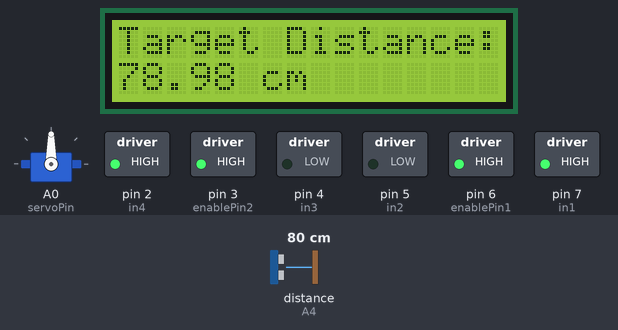
Bench run of a sketch on a simulated Arduino Uno, built with avr-gcc and run on an emulated ATmega328P. On the bench: 16×2 character LCD, servo, switched loads named in the sketch (green lamp = pin HIGH). Wiring (inferred from the names in the program): ultrasonic range finder: trigger A5; echo A4. The test bench sets the inputs (shaded band); at power-on: distance to the obstacle (sensor on A4) 80 cm. The echo pulse lasts 58.3 µs per cm; pins used as bus, display or sensor lines are not drawn.

Above: at 1.2 s.
1.3 s: distance to the obstacle (sensor on A4) set to 2 cm
At 3.5 s:
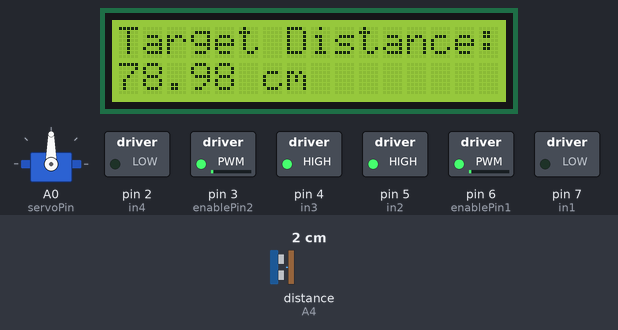
9.8 s: distance to the obstacle (sensor on A4) set to 33 cm
At 12.5 s:
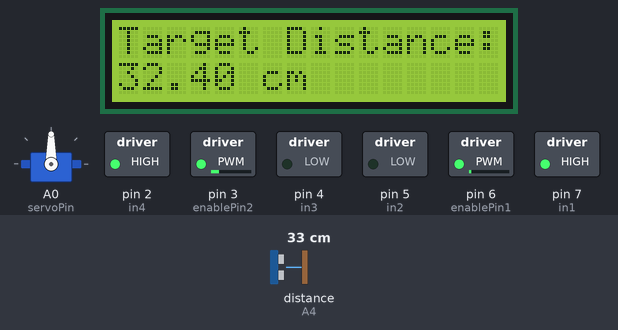
12.8 s: distance to the obstacle (sensor on A4) set to 35 cm
At 14.3 s:
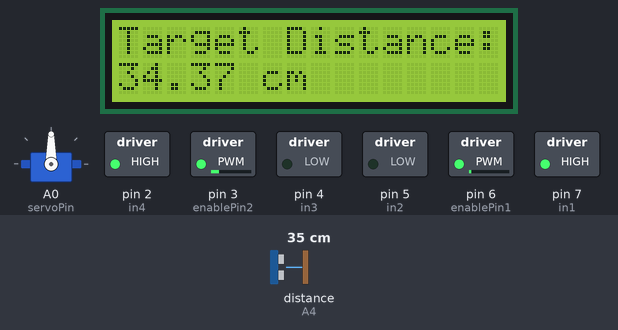
18.8 s: distance to the obstacle (sensor on A4) set to 60 cm
At 20.0 s:
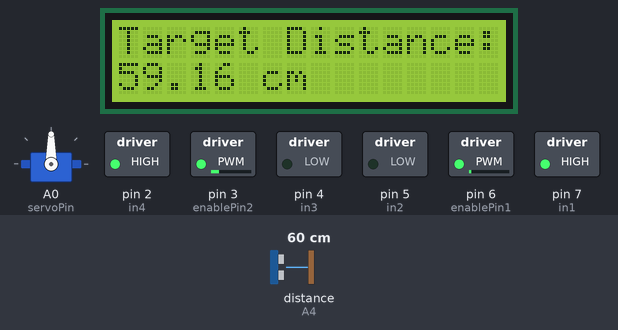
21.8 s: distance to the obstacle (sensor on A4) set to 35 cm
At 22.2 s:
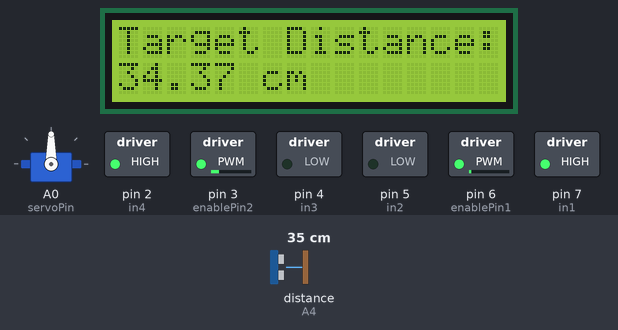
24.8 s: distance to the obstacle (sensor on A4) set to 60 cm
At 25.8 s:
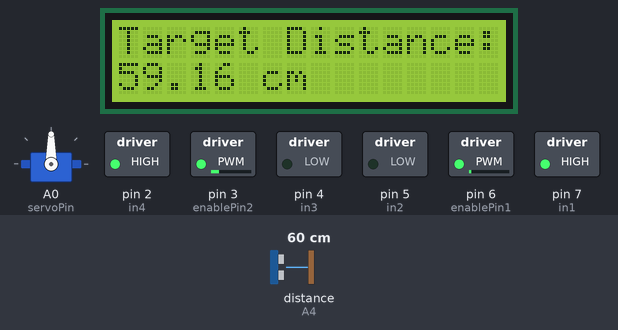
Timing chart, 0 to 27.0 s (numbered marks = the images above; inputs shaded):
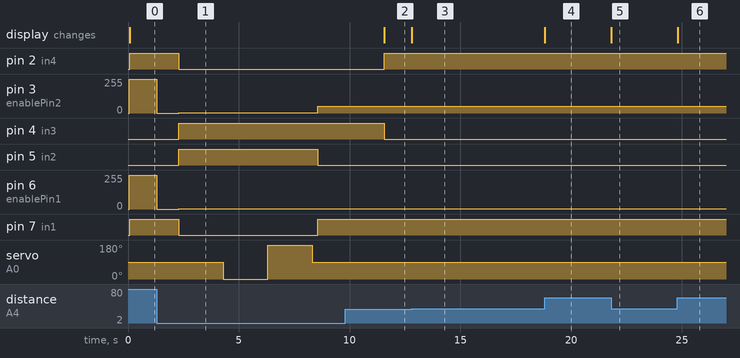

The sketch:

carFast.ino
```cpp
#include <Servo.h>
#include <LiquidCrystal.h>

LiquidCrystal LCD(8,9,10,11,12,13);

//Pins for Sensor
int trigPin = A5;
int echoPin = A4;

//Pin Setup Motor 1
int enablePin1 = 6;
int in1 = 7;
int in2 = 5;

//Pin Setup Motor 2
int enablePin2 = 3;
int in3 = 4;
int in4 = 2;

//Pin Setup Servo
int servoPin = A0;
Servo servoMotor;

float pingTime;
float targetDistance;
float speedOfSound = 0.034;  //cm per microseconds

int leftDistance;
int rightDistance;
void setup() {
  // put your setup code here, to run once:
  Serial.begin(9600);

  //Sensor Pins and LCD
  pinMode(trigPin,OUTPUT);
  pinMode(echoPin, INPUT);
  LCD.begin(16,2);
  LCD.setCursor(0,0);
  LCD.print("Target Distance: ");

  //Motor Pins
  pinMode(enablePin1, OUTPUT);
  pinMode(in1,OUTPUT);
  pinMode(in2,OUTPUT);
  pinMode(enablePin2, OUTPUT);
  pinMode(in3,OUTPUT);
  pinMode(in4,OUTPUT);

  //Servo Pin
  servoMotor.attach(servoPin);
  servoMotor.write(90);

}

void loop() {
  // put your main code here, to run repeatedly:

  analogWrite(trigPin,0);   //Start ranging
  delayMicroseconds(2000);
  analogWrite(trigPin,1023);  //Send high pulse
  delayMicroseconds(15);
  analogWrite(trigPin,0);   //wait for highpulse to return
  delayMicroseconds(10);

  digitalWrite(enablePin1,HIGH);
  digitalWrite(enablePin2,HIGH);


  pingTime = pulseIn(echoPin,HIGH);  //measure time from the pulse

  targetDistance = speedOfSound * pingTime / 2; //find the distance from the object in cm

  //Spin Servor Motor
  if(targetDistance <= 30){
    stopMoving();
    delay(1000);
    moveBackward();
    delay(2000);
    servoMotor.write(0);
    delay(2000);
    rightDistance = getDistance();
    servoMotor.write(180);
    delay(2000);
    leftDistance = getDistance();
    servoMotor.write(90);
    delay(250);
    if(rightDistance > leftDistance){
      turnLeft();
      delay(2000);
    }else{
      turnRight();
      delay(2000);
    }
    delay(1000);
    moveForward();
  }

  LCD.setCursor(0,1);         //Output distance to LCD screen
  LCD.print("            ");
  LCD.setCursor(0,1);
  LCD.print(targetDistance);
  LCD.print(" cm");

  moveForward();
}

int getDistance(){
  analogWrite(trigPin,0);   //Start ranging
  delayMicroseconds(2000);
  analogWrite(trigPin,1023);  //Send high pulse
  delayMicroseconds(15);
  analogWrite(trigPin,0);   //wait for highpulse to return
  delayMicroseconds(10);

  pingTime = pulseIn(echoPin,HIGH);  //measure time from the pulse

  targetDistance = speedOfSound * pingTime / 2; //find the distance from the object in cm
  return targetDistance;
}


void stopMoving(){
  analogWrite(enablePin1,LOW);
  analogWrite(enablePin2,LOW);
}

void moveForward(){
  analogWrite(enablePin1,HIGH);
  analogWrite(enablePin2,HIGH);
  digitalWrite(in1,HIGH);
  digitalWrite(in2,LOW);
  digitalWrite(in3,LOW);
  digitalWrite(in4,HIGH);
}

void moveBackward(){
  analogWrite(enablePin1,HIGH);
  analogWrite(enablePin2,HIGH);
  digitalWrite(in1,LOW);
  digitalWrite(in2,HIGH);
  digitalWrite(in3,HIGH);
  digitalWrite(in4,LOW);
}

void turnRight(){
  analogWrite(enablePin1,HIGH);
  analogWrite(enablePin2,50);
  digitalWrite(in1,HIGH);
  digitalWrite(in2,LOW);
  digitalWrite(in3,HIGH);
  digitalWrite(in4,LOW);
}

void turnLeft(){
  analogWrite(enablePin1,50);
  analogWrite(enablePin2,HIGH);
  digitalWrite(in1,LOW);
  digitalWrite(in2,HIGH);
  digitalWrite(in3,LOW);
  digitalWrite(in4,HIGH);
}
```

Measured:
- after the input at 1.3 s, pin 2 (in4), pin 7 (in1): HIGH → LOW after 1.0 s; pin 3 (enablePin2), pin 6 (enablePin1): 255/255 → 0/255 at once, → 1/255 1.0 s later; pin 4 (in3), pin 5 (in2): LOW → HIGH after 1.0 s; servo on A0 (servoPin): 90° → 0° after 3.0 s
- after the input at 9.8 s, pin 3 (enablePin2): stays 50/255 (without the input it goes to 0/255 after 1.8 s); pin 5 (in2): stays LOW (without the input it goes to HIGH after 2.8 s)
- after the input at 12.8 s, pin 3 (enablePin2): stays 50/255 (without the input it goes to 255/255 after 2.3 s); pin 6 (enablePin1): stays 1/255 (without the input it goes to 255/255 after 2.3 s); the display: changes at once (image 3)
- after the input at 18.8 s, pin 3 (enablePin2): stays 50/255 (without the input it goes to 255/255 after 2.3 s); pin 6 (enablePin1): stays 1/255 (without the input it goes to 255/255 after 2.3 s); the display: changes at once (image 4)
- after the input at 21.8 s, pin 3 (enablePin2): stays 50/255 (without the input it goes to 255/255 after 2.8 s); pin 6 (enablePin1): stays 1/255 (without the input it goes to 255/255 after 2.8 s); the display: changes at once (image 5)
- after the input at 24.8 s, the display: changes at once (image 6)
